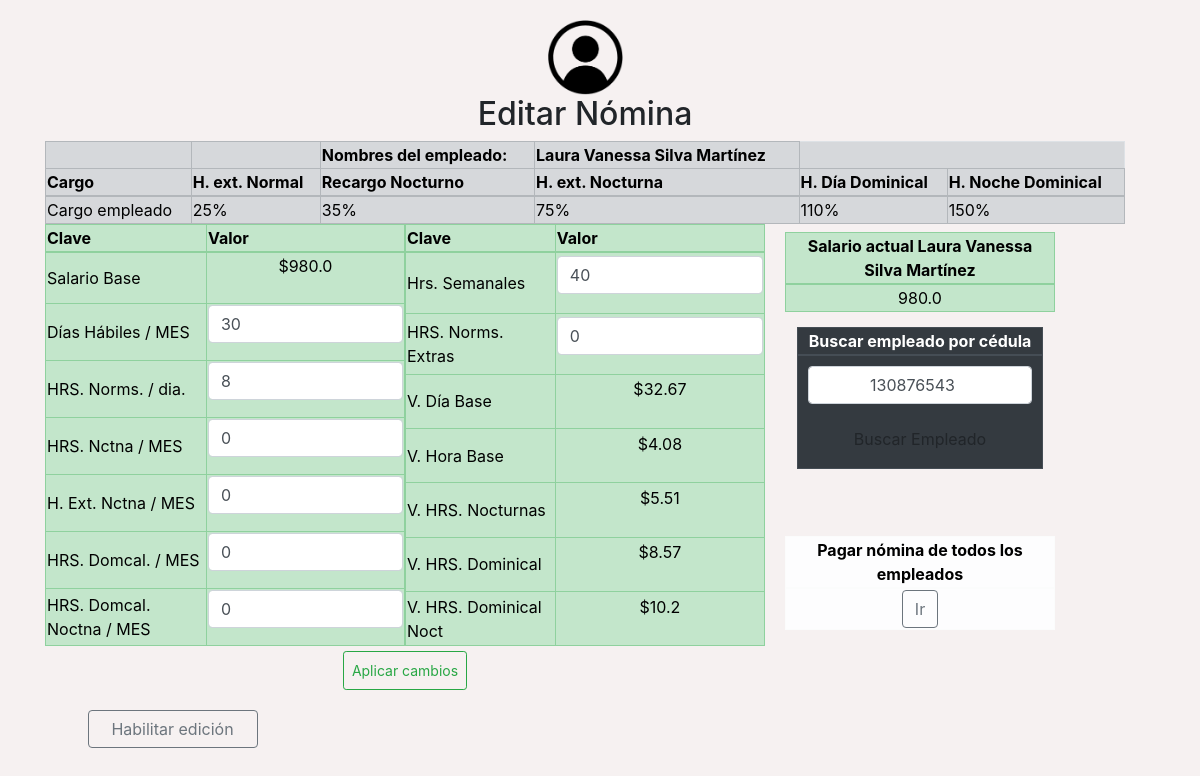
Page /nomina/empleado/130876543/ (signed in) on the earlier database version.
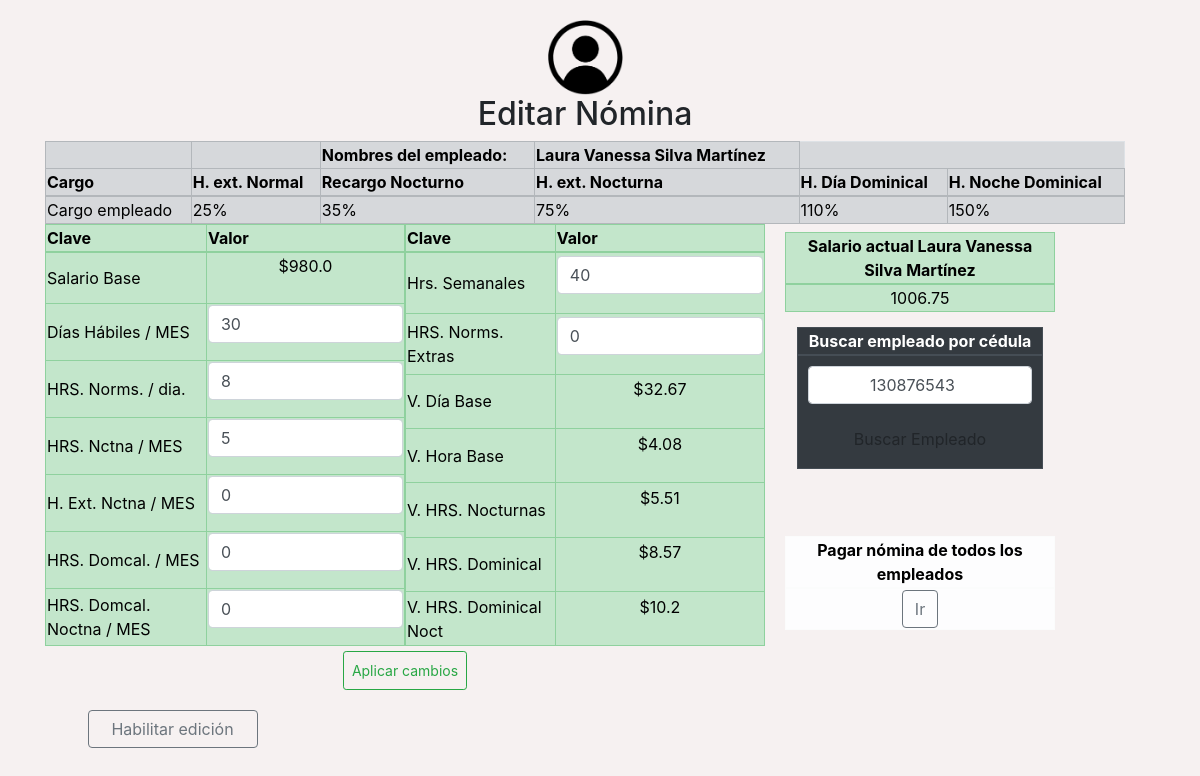
Same page on the later database version.
### SySdjango/Administracion/models.py (models this page shows, shortened)
class DatosTemporalesNomina(models.Model):
    dias_trabajados = models.IntegerField(default=30)
    hrs_normales_trabajadas = models.IntegerField(default=8)
    hrs_nocturnas_trabajadas = models.IntegerField(default=0)
    hrs_extras_nocturnas = models.IntegerField(default=0)
    hrs_dominical_trabajadas = models.IntegerField(default=0)
    hrs_dominical_nocturnas_trabajadas = models.IntegerField(default=0)
    hrs_semanales_contrato = models.IntegerField(default=40)
    hrs_extras_normales = models.IntegerField(default=0)
    pago_mes = models.FloatField(default=0)
    id_empleado = models.ForeignKey(Empleado, on_delete=models.CASCADE)
    administrador = models.ForeignKey(User, on_delete=models.CASCADE)

### SySdjango/Administracion/views.py (the view, shortened to what this page needs)
# urls.py: path('nomina/empleado/<int:empleado_cedula>/', views.getNomina, name='nominaEmpleado'),
def getNomina(request, empleado_cedula):
    empleado = Empleado.objects.get(cedula=empleado_cedula)
    idAdministrador = request.user.id
    if empleado.administrador.id == idAdministrador:
        nominaTemporal = DatosTemporalesNomina.objects.get(id_empleado=empleado.id)
        v_dia_base = round(empleado.salario / 30, 2)
        v_hora_base = round(v_dia_base / 8, 2)
        v_hora_normal_ext = round(((v_hora_base * 25) / 100) + v_hora_base , 2)
        v_hora_nocturna = round(((v_hora_base * 35) / 100) + v_hora_base, 2)
        v_hora_dominical = round(((v_hora_base * 110) / 100 ) + v_hora_base, 2)
        v_hora_dominical_nocturno = round(((v_hora_base * 150) / 100 ) + v_hora_base, 2)
        v_hora_ext_nocturna = round(((v_hora_base * 75) / 100) + v_hora_base, 2)
        valores_base = {
            'v_dia_base': v_dia_base,
            'v_hora_base': v_hora_base,
            'v_hora_nocturna': v_hora_nocturna,
            'v_hora_dominical': v_hora_dominical,
            'v_hora_dominical_nocturno': v_hora_dominical_nocturno
        }
        if request.method == 'GET':
            if nominaTemporal.pago_mes == 0:
                nominaTemporal.pago_mes = empleado.salario
                nominaTemporal.save()
            return render(request, '03-nominaEmpleado.html', {'empleado': empleado, 'nomina': nominaTemporal, 'valoresBase': valores_base, 'pagoActual': 100})
    else:
        return render(request, 'error.html', {'error':"Parece que has tratado de acceder a un dato que no es de tu dominio, si crees que es un error contacta a soporte"})

### templates/admTemplates/03-nominaEmpleado.html (shortened to what the changed rows need)
{% load static %}
<!DOCTYPE html>
<html lang="en">
<head>
    <link href="https://cdn.jsdelivr.net/npm/bootstrap@5.3.1/dist/css/bootstrap.min.css" rel="stylesheet"
>
    <link rel="stylesheet" href="https://maxcdn.bootstrapcdn.com/bootstrap/4.5.2/css/bootstrap.min.css">
    <link rel="stylesheet" href='{% static "cssCustom/administracion.css" %}'>
</head>
<body>
    <div class="container" style="min-width: 1079px;">
        <div class="row col-12" style="min-width: 1110px;">
            <table class="table-secondary table-bordered table-striped-columns">
                <h2 id="textoForm">Editar Nómina</h2>
                <tbody>
                    <tr>
                        <th scope="row">Nombres del empleado:</th>
                        <th scope="row">{{empleado.nombres}} {{empleado.apellidos}}</td>
                    </tr>
                </tbody>
                <thead>
                    <tr>
                        <th scope="col">Cargo</th>
                        <th scope="col">H. ext. Normal</th>
                        <th scope="col">Recargo Nocturno</th>
                        <th scope="col">H. ext. Nocturna</th>
                        <th scope="col">H. Día Dominical</th>
                        <th scope="col">H. Noche Dominical</th>
                    </tr>
                </thead>
            </table>
            <div id="formulario" class="intangible container" style="min-width: 1079px;">
                <div class="row">
                    <div class="col-8" >
                        <form class="row" action="" method="POST">
                            <table class="col-6 table-success table-bordered table-striped-columns">
                                <thead>
                                    <tr>
                                        <th scope="col">Clave</th>
                                        <th scope="col">Valor</th>
                                    </tr>
                                </thead>
                                <tbody>
                                    <tr>
                                        <td>
                                            <div class="mb-3">
                                                <input name="dias_habiles_mes" type="number" class="form-control"
                                                    id="inputTelefono" value="{{nomina.dias_trabajados}}">
                                            </div>
                                        </td>
                                    </tr>
                                    <tr>
                                        <td>
                                            <div class="mb-3">
                                                <input name="hrs_norms_dia" type="number" class="form-control"
                                                    id="inputTelefono" value="{{nomina.hrs_normales_trabajadas}}">
                                            </div>
                                        </td>
                                    </tr>
                                    <tr>
                                        <td>
                                            <div class="mb-3">
                                                <input name="hrs_nctna_mes" type="number" class="form-control"
                                                    id="inputTelefono" value="{{nomina.hrs_nocturnas_trabajadas}}">
                                            </div>
                                        </td>
                                    </tr>
                                    <tr>
                                        <td>
                                            <div class="mb-3">
                                                <input name="h_ext_nctna_mes" type="number" class="form-control"
                                                    id="inputTelefono" value="{{nomina.hrs_extras_nocturnas}}">
                                            </div>
                                        </td>
                                    </tr>
                                    <tr>
                                        <td>
                                            <div class="mb-3">
                                                <input name="hrs_domcal_mes" type="number" class="form-control"
                                                    id="inputTelefono" value="{{nomina.hrs_dominical_trabajadas}}">
                                            </div>
                                        </td>
                                    </tr>
                                    <tr>
                                        <td>
                                            <div class="mb-3">
                                                <input name="hrs_domcal_noctna_mes" type="number" class="form-control"
                                                    id="inputTelefono" value="{{nomina.hrs_dominical_nocturnas_trabajadas}}">
                                            </div>
                                        </td>
                                    </tr>
                                </tbody>
                            </table>
                            <table class="col-6 table-success table-bordered table-striped-columns">
                                <thead>
                                    <tr>
                                        <th scope="col">Clave</th>
                                        <th scope="col">Valor</th>
                                    </tr>
                                </thead>
                                <tbody>
                                    <tr>
                                        <td>
                                            <div class="mb-3">
                                                <input name="hrs_semanales" type="number" class="form-control"
                                                    id="inputTelefono" value="{{nomina.hrs_semanales_contrato}}">
                                            </div>
                                        </td>
                                    </tr>
                                    <tr>
                                        <td>
                                            <div class="mb-3">
                                                <input name="hrs_norms_extras" type="number" class="form-control"
                                                    id="inputTelefono" value="{{nomina.hrs_extras_normales}}">
                                            </div>
                                        </td>
                                    </tr>
                                </tbody>
                            </table>
                        </form>
                    </div>
                    <div class="col-3" style="margin-left: 20px; margin-top: 8px;">
                        <div class="row">
                            <table class="col-12 table-success table-bordered table-striped-columns" style="text-align: center;">
                                <thead>
                                    <tr>
                                        <th scope="col">Salario actual {{empleado.nombres}} {{empleado.apellidos}}</th>
                                    </tr>
                                </thead>
                                <tbody>
                                    <tr>
                                        <td>
                                            {{nomina.pago_mes}}
                                        </td>
                                    </tr>
                                </tbody>
                            </table>
                        </div>
                        <div class="row" style="margin-top: 15px;">
                            <form action="{% url 'nominaEmpleado' empleado.cedula %}" method="POST">
                                <table class="col-12 table-dark table-bordered table-striped-columns" style="text-align: center;">
                                    <thead>
                                        <tr>
                                            <th scope="col">Buscar empleado por cédula</th>
                                        </tr>
                                    </thead>
                                </table>
                            </form>
                        </div>
                        <div class="row" style="margin-top: 67px; text-align: center;">
                            <table class="col-12 table-light table-bordered table-striped-columns" style="text-align: center;">
                                <thead>
                                    <tr>
                                        <th scope="col">Pagar nómina de todos los empleados</th>
                                    </tr>
                                </thead>
                            </table>
                        </div>
                    </div>
                </div>
            </div>
        </div>
</body>
</html>

Differences in the rows shown:
changed DatosTemporalesNomina: hrs_nctna_mes "0" → "5"; pago_mes "980.0" → "1006.75"
